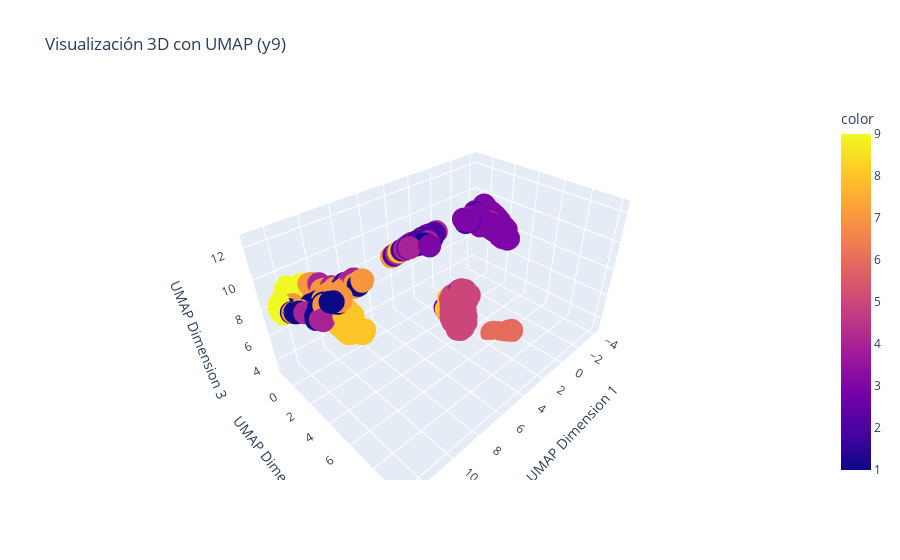

Source (notebook cell):
### Code cell
umap_3d = umap.UMAP(n_components = 3, random_state = rs)

# Aplicar UMAP a los datos
X_umap_3d = umap_3d.fit_transform(X)

# Crear visualización 3D con UMAP y Plotly Express
fig_3d_umap = px.scatter_3d(x=X_umap_3d[:,0], y=X_umap_3d[:,1], z=X_umap_3d[:,2], color=y9,
                            labels={'x': 'UMAP Dimension 1', 'y': 'UMAP Dimension 2', 'z': 'UMAP Dimension 3'},
                            title='Visualización 3D con UMAP (y9)')
fig_3d_umap.show()

### Figure 1 — Plotly figure (JSON) as saved in the notebook; plotly's stock layout.template omitted (floating-point values rounded to 4 significant figures; data arrays with more than 128 entries replaced by an {"elided": "..."} marker saying what was removed)
{"data": [{"hovertemplate": "UMAP Dimension 1=%{x}<br>UMAP Dimension 2=%{y}<br>UMAP Dimension 3=%{z}<br>color=%{marker.color}<extra></extra>", "legendgroup": "", "marker": {"color": {"elided": "572 int values"}, "coloraxis": "coloraxis", "symbol": "circle"}, "mode": "markers", "name": "", "scene": "scene", "showlegend": false, "type": "scatter3d", "x": {"elided": "572 float values"}, "y": {"elided": "572 float values"}, "z": {"elided": "572 float values"}}], "layout": {"coloraxis": {"colorbar": {"title": {"text": "color"}}, "colorscale": [[0, "#0d0887"], [0.1111, "#46039f"], [0.2222, "#7201a8"], [0.3333, "#9c179e"], [0.4444, "#bd3786"], [0.5556, "#d8576b"], [0.6667, "#ed7953"], [0.7778, "#fb9f3a"], [0.8889, "#fdca26"], [1, "#f0f921"]]}, "legend": {"tracegroupgap": 0}, "scene": {"domain": {"x": [0, 1], "y": [0, 1]}, "xaxis": {"title": {"text": "UMAP Dimension 1"}}, "yaxis": {"title": {"text": "UMAP Dimension 2"}}, "zaxis": {"title": {"text": "UMAP Dimension 3"}}}, "title": {"text": "Visualización 3D con UMAP (y9)"}}}
